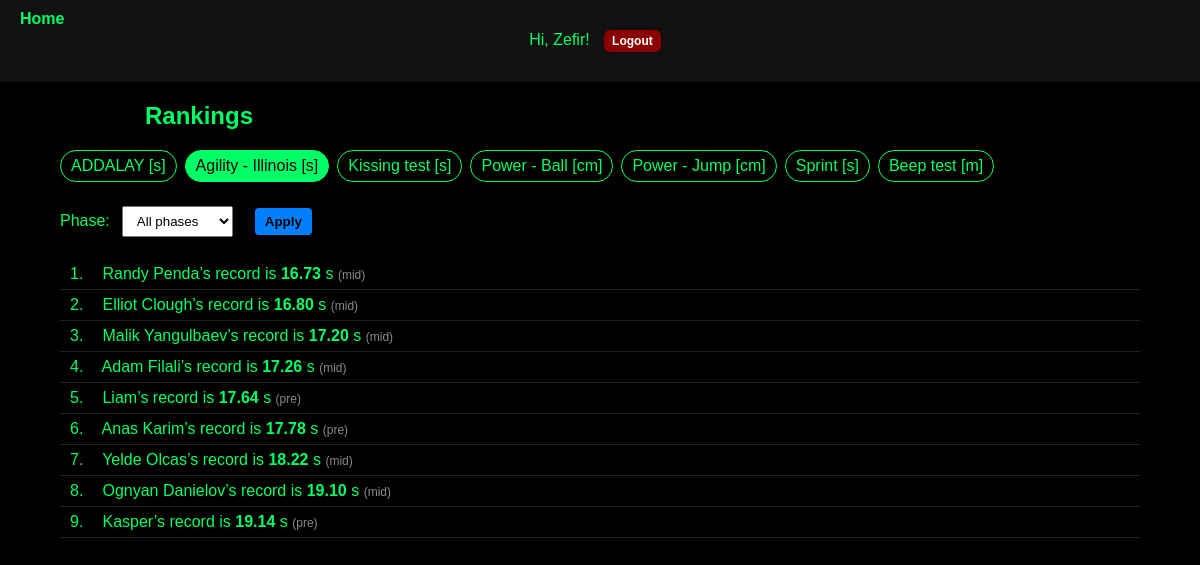
The page /tests/rankings/1/?phase=all (signed in) on the database as committed earlier.
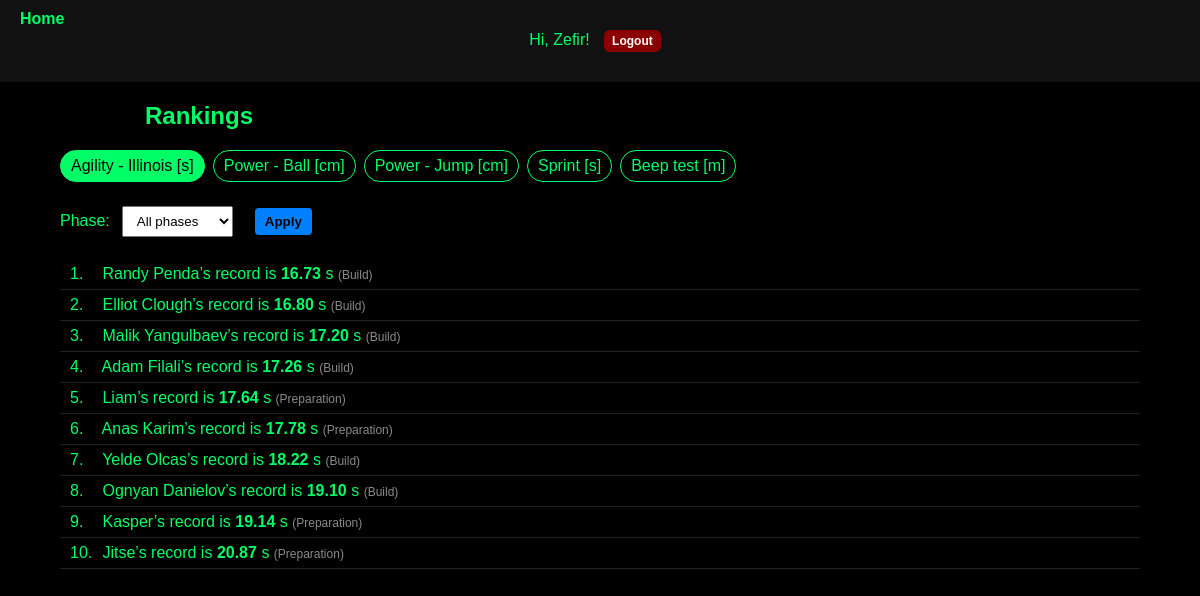
The same page on the database as committed later.
### BoxersPresenceApp/models.py (models this page shows, shortened)
class BatteryTest(models.Model):
    name = models.CharField(max_length=255)
    display_order = models.IntegerField(default=0)
    unit = models.CharField(max_length=50, blank=True, null=True)
    description = models.TextField(blank=True, null=True)
    created_at = models.DateTimeField(auto_now_add=True)
    coach = models.ForeignKey(
        settings.AUTH_USER_MODEL,
        on_delete=models.SET_NULL,
        null=True,
        blank=True,
        related_name="battery_tests"
    )

class Boxer(models.Model):
    uuid = models.UUIDField(default=uuid4, editable=False, db_index=True)
    name = models.CharField(max_length=120)
    date_of_birth = models.DateField(blank=True, null=True)  # Birthday (optional)
    parent_name = models.CharField(max_length=120, blank=True, default="")  # NEW (optional)
    gym = models.ForeignKey(Gym, on_delete=models.PROTECT, related_name="boxers")
    coaches = models.ManyToManyField(settings.AUTH_USER_MODEL, blank=True, related_name="boxers")
    shared_with_gyms = models.ManyToManyField(Gym, blank=True, related_name="shared_boxers")

class TestResult(models.Model):
    PHASE_PRE = "prep"
    PHASE_BUILD = "build"
    PHASE_PEAK = "peak"
    PHASE_CHOICES = (
        (PHASE_PRE, "Preparation"),
        (PHASE_BUILD, "Build"),
        (PHASE_PEAK, "Peak"),
    )
    phase = models.CharField(max_length=16, choices=PHASE_CHOICES, db_index=True)
    boxer = models.ForeignKey(Boxer, on_delete=models.CASCADE, related_name="test_results")
    test = models.ForeignKey(BatteryTest, on_delete=models.CASCADE, related_name="results")
    measured_at = models.DateTimeField(default=timezone.now)
    updated_at = models.DateTimeField(auto_now=True)
    coach = models.ForeignKey(settings.AUTH_USER_MODEL, on_delete=models.SET_NULL, null=True, blank=True, related_name="recorded_results")
    value1 = models.FloatField(null=True, blank=True)
    value2 = models.FloatField(null=True, blank=True)
    value3 = models.FloatField(null=True, blank=True)
    notes = models.TextField(blank=True, null=True)
    class Meta:
        unique_together = ("boxer", "test", "phase", "measured_at")
        ordering = ["-measured_at"]
    def __init__(self, *args: Any, **kwargs: Any):
        super().__init__(*args, **kwargs)  # <-- FIXED
        self.value = None

### BoxersPresenceApp/views.py (the view, shortened to what this page needs)
# urls.py: path('tests/rankings/', views.TestRankingView.as_view(), name='tests_rankings'),
class TestRankingView(LoginRequiredMixin, TemplateView):
    template_name = "tests/tests_rankings.html"
    def _scoped_boxers(self, user, gym):
        if user.is_superuser:
            return Boxer.objects.all()
    def _lower_is_better(self, test):
        u = (getattr(test, "unit", "") or "").strip().lower()
        time_units = {
            "s", "sec", "secs", "second", "seconds",
            "ms", "millisecond", "milliseconds",
            "min", "mins", "minute", "minutes",
            "h", "hr", "hrs", "hour", "hours",
        }
        if u in time_units:
            return True
        if u in {"m", "meter", "meters", "metre", "metres", "cm", "centimeter", "centimeters", "centimetre", "centimetres"}:
            return False
        return False
    def get(self, request, *args, **kwargs):
        gym = user_gym(request)
        boxers_qs = self._scoped_boxers(request.user, gym).order_by("name")
        tests = BatteryTest.objects.all().order_by("display_order", "name")
        raw_phase = (request.GET.get("phase") or "").strip().lower() or "all"
        legacy = {"pre": "prep", "mid": "build", "before": "peak"}
        raw_phase = legacy.get(raw_phase, raw_phase)
        base_phase_choices = getattr(
            TestResult, "PHASE_CHOICES",
            (("prep", "Preparation"), ("build", "Build"), ("peak", "Peak"))
        )
        valid_phases = {v for v, _ in base_phase_choices} | {"all"}
        selected_phase = raw_phase if raw_phase in valid_phases else "all"
        selected_test = None
        test_id = kwargs.get("test_id") or request.GET.get("test")
        if test_id:
            selected_test = get_object_or_404(BatteryTest, pk=int(test_id))
        rows = []
        if selected_test:
            res_qs = TestResult.objects.filter(test=selected_test, boxer__in=boxers_qs)
            if selected_phase != "all":
                res_qs = res_qs.filter(phase=selected_phase)
            lower_is_better = self._lower_is_better(selected_test)
            by_boxer = {}
            for r in res_qs.select_related("boxer"):
                vals = []
                for v in (r.value1, r.value2, r.value3):
                    try:
                        if v is not None:
                            vals.append(Decimal(str(v)))
                    except Exception:
                        pass
                if not vals:
                    continue
                best = min(vals) if lower_is_better else max(vals)
                cur = by_boxer.get(r.boxer_id)
                if cur is None:
                    by_boxer[r.boxer_id] = {"boxer": r.boxer, "best": best, "phase": r.phase}
                else:
                    if (lower_is_better and best < cur["best"]) or (not lower_is_better and best > cur["best"]):
                        cur.update({"best": best, "phase": r.phase})
            rows = sorted(by_boxer.values(), key=lambda d: d["best"], reverse=not lower_is_better)
        phase_map = dict(base_phase_choices)
        for d in rows:
            d["phase_label"] = phase_map.get(d["phase"], d["phase"])
        ctx = {
            "tests": tests,
            "selected_test": selected_test,
            "selected_phase": selected_phase,
            "phase_choices": tuple(list(base_phase_choices) + [("all", "All phases")]),
            "rows": rows,
        }
        return self.render_to_response(ctx)

### BoxersPresenceApp/context_processors.py (called while the page is built)
def role_flags(request):
    is_parent = False
    if getattr(request, "user", None) and request.user.is_authenticated:
        try:
            request.user.parent_profile
            is_parent = True
        except ParentProfile.DoesNotExist:
            pass
    return {"is_parent": is_parent}

### BoxersPresenceApp/utils.py (called while the page is built)
def user_gym(request_or_user):
    user = getattr(request_or_user, "user", request_or_user)
    try:
        return user.coach_profile.gym
    except Exception:
        return Gym.objects.first()

### templates/tests/tests_rankings.html (shortened to what this page needs)
{% extends "base.html" %}
{% block content %}
<h2 class="page-title" style="margin-left:75px;">Rankings</h2>
{% if not tests %}
  <p>No tests yet. <a class="btn" href="{% url 'tests_list' %}">Create one</a>.</p>
{% else %}
  <div class="tests-chipbar">
    {% for t in tests %}
      <a class="chip {% if selected_test and t.id == selected_test.id %}active{% endif %}"
         href="{% url 'tests_rankings_for_test' t.id %}?phase={{ selected_phase }}">
        {{ t.name }}{% if t.unit %} [{{ t.unit }}]{% endif %}
      </a>
    {% endfor %}
  </div>
  <form class="filters"
        method="get"
        action="{% if selected_test %}{% url 'tests_rankings_for_test' selected_test.id %}{% else %}{% url 'tests_rankings' %}{% endif %}">
    <label for="phase">Phase:</label>
    <select id="phase" name="phase">
      {% for value,label in phase_choices %}
        <option value="{{ value }}" {% if value == selected_phase %}selected{% endif %}>{{ label }}</option>
      {% endfor %}
    </select>
    <button type="submit">Apply</button>
  </form>
  {% if not selected_test %}
    <p>Select a test to see rankings.</p>
  {% else %}
    {% if rows %}
      <ol style="list-style:none; padding-left:0; margin:0;">
        {% for row in rows %}
          <li class="rankline">
            <span class="rankno">{{ forloop.counter }}.</span>
            {{ row.boxer.name }}’s record is
            <span class="record-number">{{ row.best|floatformat:2 }}</span>
            {% if selected_test.unit %} {{ selected_test.unit }}{% endif %}
            {% if selected_phase == "all" %}
              <span class="muted">({{ row.phase_label }})</span>
            {% endif %}
          </li>
        {% endfor %}
      </ol>
    {% else %}
      <p>No results recorded{% if selected_phase != "all" %} for the selected phase{% endif %} for <strong>{{ selected_test.name }}</strong>.</p>
    {% endif %}
  {% endif %}
{% endif %}
{% endblock %}

Rows that differ between the two databases and show on the page:
removed BatteryTest: name "ADDALAY", unit "s"
removed BatteryTest: name "Kissing test", unit "s"
changed Boxer "Randy Penda": phase_label "mid" → "Build"
changed Boxer "Elliot Clough": phase_label "mid" → "Build"
changed Boxer "Malik Yangulbaev": phase_label "mid" → "Build"
changed Boxer "Adam Filali": phase_label "mid" → "Build"
changed Boxer "Liam": phase_label "pre" → "Preparation"
changed Boxer "Anas Karim": phase_label "pre" → "Preparation"
changed Boxer "Yelde Olcas": phase_label "mid" → "Build"
changed Boxer "Ognyan Danielov": phase_label "mid" → "Build"
changed Boxer "Kasper": phase_label "pre" → "Preparation"
added Boxer: boxer.name "Jitse", best "20.87", {{ selected_test.unit }} "s", phase_label "Preparation"
